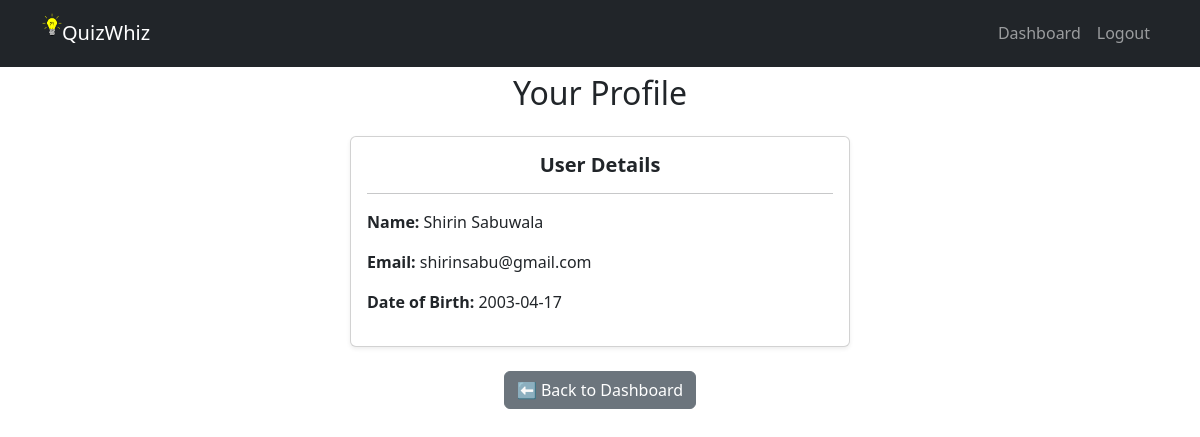
The page /profile (signed in) on the database its author committed.
### app.py (models this page shows)
class User(UserMixin, db.Model):
    id = db.Column(db.Integer, primary_key=True)
    username = db.Column(db.String(150), unique=True, nullable=False)
    password = db.Column(db.String(150), nullable=False)
    full_name = db.Column(db.String(150))
    dob = db.Column(db.String(150))
    is_admin = db.Column(db.Boolean, default=False, nullable=False)

### app.py (the view)
@app.route('/profile')
@login_required
def profile():
    return render_template('profile.html')

### app.py (called while the page is built)
@login_manager.user_loader
def load_user(user_id):
    return User.query.get(int(user_id))

@app.before_request
def restrict_admin_routes():
    admin_routes = ['/admin/add_subject', '/admin/add_chapter/<int:subject_id>', '/admin/show_chapters/<int:subject_id>']
    if request.path.startswith('/admin') and (not current_user.is_authenticated or not current_user.is_admin):
        flash("Access denied! Admin privileges required.", "danger")
        return redirect(url_for('dashboard'))

@app.before_request
def ensure_fresh_login():
    if current_user.is_authenticated:
        user = User.query.get(current_user.id)
        if not user:
            print("🔄 Session expired or user role changed. Logging out...")
            logout_user()
            return redirect(url_for('login'))

### templates/profile.html
{% extends 'base.html' %}
{% block content %}
<div class="container mt-4">
    <h2 class="text-center mb-4">Your Profile</h2>
    <div class="card mx-auto shadow-sm" style="max-width: 500px;">
        <div class="card-body">
            <h5 class="card-title text-center">User Details</h5>
            <hr>
            <p><strong>Name:</strong> {{ current_user.full_name }}</p>
            <p><strong>Email:</strong> {{ current_user.username }}</p>
            <p><strong>Date of Birth:</strong> {{ current_user.dob }}</p>
        </div>
    </div>
    <div class="text-center mt-4">
        <a href="{{ url_for('dashboard') }}" class="btn btn-secondary">⬅ Back to Dashboard</a>
    </div>
</div>
{% endblock %}

### static/css/styles.css (style rules this page uses)
body { font-family: Arial, sans-serif; background-color: #f8f9fa; color: #333; padding-top: 50px; overflow-x: hidden; }
.container { max-width: 800px; margin: auto; }
.btn { border-radius: 5px; }
.card { border-radius: 10px; }
.card h5 { font-weight: bold; }

### rows shown on the page
User: full_name "Shirin Sabuwala", username "shirinsabu@gmail.com", dob "2003-04-17"
